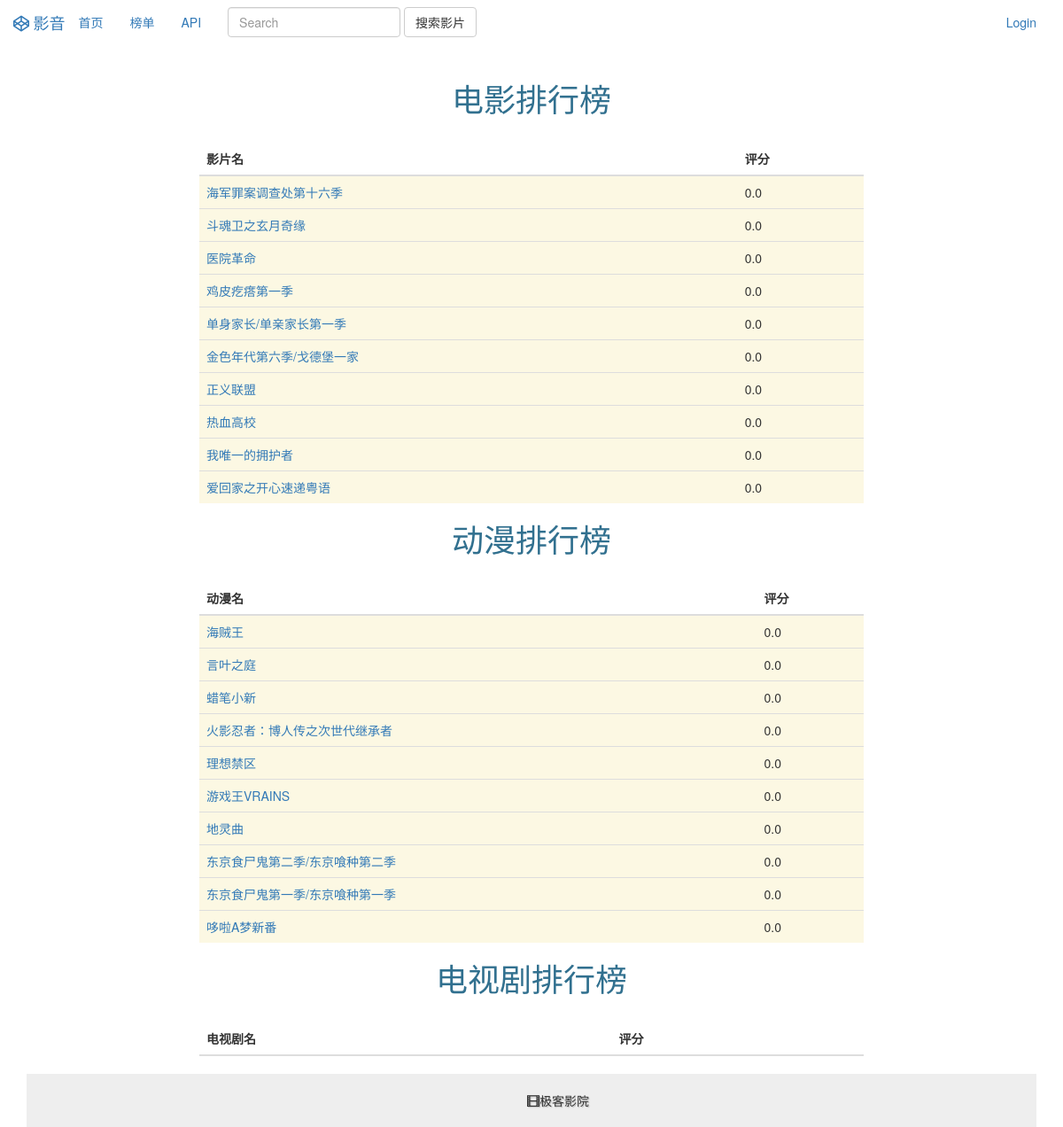
Page /front-end/movielist.php on the committed database.
### tables this page shows
CREATE TABLE `movie` (
  `mid` int(20) NOT NULL,
  `mname` varchar(50) DEFAULT NULL,
  `mimgurl` varchar(200) DEFAULT NULL,
  `mscore` varchar(20) DEFAULT NULL,
  `mdirector` varchar(20) DEFAULT NULL,
  `mstar` varchar(200) DEFAULT NULL,
  `mtype` varchar(50) DEFAULT NULL,
  `marea` varchar(20) DEFAULT NULL,
  `myear` varchar(20) DEFAULT NULL,
  `msumary` varchar(400) DEFAULT NULL,
  `mplayurl` varchar(400) DEFAULT NULL
);

### front-end/movielist.php (the view, shortened to what this page needs)
<!DOCTYPE html>
<html>
<head>
	<link rel="stylesheet" href="https://cdn.bootcss.com/bootstrap/3.3.7/css/bootstrap.min.css" />
	<link rel="stylesheet" href="https://cdn.bootcss.com/font-awesome/4.6.3/css/font-awesome.min.css">
	<link rel="stylesheet" href="./css/css.css">
</head>
<body>
<div class="container">
	<div class="row clearfix">
		<?php include("headnav.php") ?>
		<div class="col-md-2 column">
		</div>
		<div class="col-md-8 column">
			<h1 align="center"  class="text-center text-info">电影排行榜</h1><br>
			<table class="table table-hover table-striped">
				<thead>
					<tr>
						<th>影片名</th>
						<th>评分</th>
					</tr>
				</thead>
				<tbody>
					<?php
						include("dbconnection.php");
						$movielistsql = "SELECT mid, mname, mscore FROM movie WHERE mtype NOT LIKE '__剧_' AND NOT mtype='动漫' ORDER BY mscore DESC LIMIT 10;";
						$result21 = $conn->query($movielistsql);
						if ($row = $result21->num_rows > 0) {
							while ($row = $result21->fetch_row()) {
								print <<< EOE
									<tr class="warning">
									<td><a href="./details.php?movieid=$row[0]">$row[1]</a></td>
									<td>$row[2]</td>
									</tr>
EOE;
							}
						}
					 ?>
				</tbody>
			</table>
			<h1 align="center"  class="text-center text-info">动漫排行榜</h1><br>
			<table class="table table-hover table-striped">
				<thead>
					<tr>
						<th>动漫名</th>
						<th>评分</th>
					</tr>
				</thead>
				<tbody>
					<?php
						include("dbconnection.php");
						$movielistsql = "SELECT mid, mname, mscore FROM movie WHERE mtype='动漫' ORDER BY mscore DESC LIMIT 10;";
						$result23 = $conn->query($movielistsql);
						if ($row = $result23->num_rows > 0) {
							while ($row = $result23->fetch_row()) {
								print <<< EOE
									<tr class="warning">
									<td><a href="./details.php?movieid=$row[0]">$row[1]</a></td>
									<td>$row[2]</td>
									</tr>
EOE;
							}
						}
					 ?>
				</tbody>
			</table>
			<h1 align="center"  class="text-center text-info">电视剧排行榜</h1><br>
			<table class="table table-hover table-striped">
				<thead>
					<tr>
						<th>电视剧名</th>
						<th>评分</th>
					</tr>
				</thead>
			</table>
		</div>
		<div class="col-md-2 column">
		</div>
	</div>
    <?php include("footer.php") ?>
</div>
</body>
</html>

### rows in the picture
movie: mname "海军罪案调查处第十六季", mscore "0.0"
movie: mname "斗魂卫之玄月奇缘", mscore "0.0"
movie: mname "医院革命", mscore "0.0"
movie: mname "鸡皮疙瘩第一季", mscore "0.0"
movie: mname "单身家长/单亲家长第一季", mscore "0.0"
movie: mname "金色年代第六季/戈德堡一家", mscore "0.0"
movie: mname "正义联盟", mscore "0.0"
movie: mname "热血高校", mscore "0.0"
movie: mname "我唯一的拥护者", mscore "0.0"
movie: mname "爱回家之开心速递粤语", mscore "0.0"
movie: mname "海贼王", mscore "0.0"
movie: mname "言叶之庭", mscore "0.0"
movie: mname "蜡笔小新", mscore "0.0"
movie: mname "火影忍者：博人传之次世代继承者", mscore "0.0"
movie: mname "理想禁区", mscore "0.0"
movie: mname "游戏王VRAINS", mscore "0.0"
movie: mname "地灵曲", mscore "0.0"
movie: mname "东京食尸鬼第二季/东京喰种第二季", mscore "0.0"
movie: mname "东京食尸鬼第一季/东京喰种第一季", mscore "0.0"
movie: mname "哆啦A梦新番", mscore "0.0"
